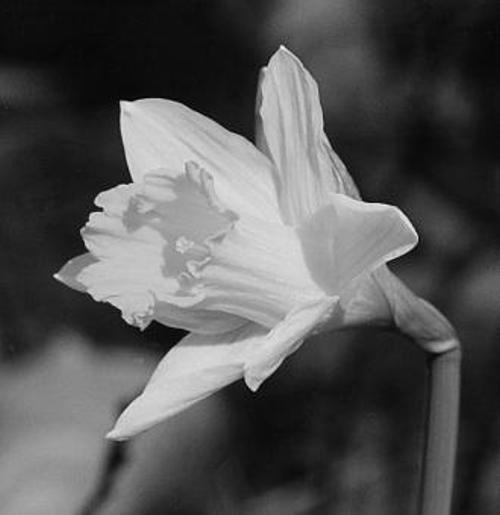
#> input picture pic/demo.png, 500 x 515 px, found by its file name
$ python 'class16_图像梯度.py'
#> lines starting #> are read from the running program, lines starting #| are printed output that depends on the picture
#> further down, src is the input picture: shape (515, 500, 3); min 1, max 247, mean 84.1
#自定义卷积算子，实现图像的锐化以及模糊
#一阶导水与Soble算子       像素值的差异  差异值越大边缘越趋于明显
#二阶导数与拉普拉斯算子    在二阶导数的时候，最大变化处的值为零即边缘是零值，通过二阶导数计算，依据此理论可以计算图像二阶导数，提取边缘

import cv2 as cv
import numpy as np


def lapalian_demo(image):#拉普拉斯算子
    #dst=cv.Laplacian(image,cv.CV_32F)
    #lpls=cv.convertScaleAbs(dst)


    #自己定义算子
    kernel = np.array([[0,1,0],[1,-4,1],[0,1,0]])
    #增强型 拉普拉斯算子
    kernel = np.array([[1, 1, 1], [1, -8, 1], [1, 1, 1]])
    dst = cv.filter2D(image,cv.CV_32F,kernel=kernel)#filter2D用内核卷积图像
    lpls = cv.convertScaleAbs(dst)

    cv.imshow("lapalian_demo",lpls)


def sobel_demo(image):
    grad_x = cv.Sobel(image, cv.CV_32F, 1, 0)
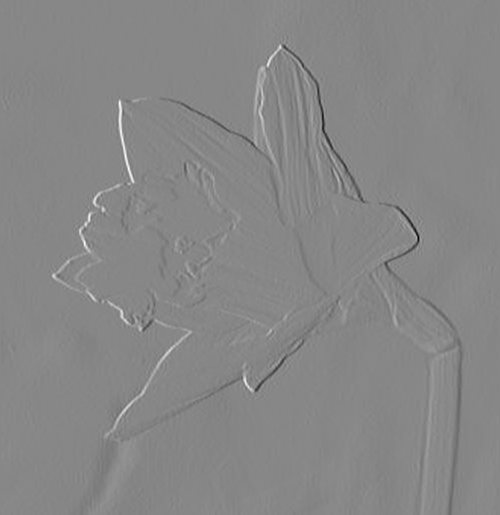
#> grad_x: shape (515, 500, 3) float32; min -792, max 702, mean -0.5; drawn with min black and max white
    grad_y = cv.Sobel(image, cv.CV_32F, 0, 1)
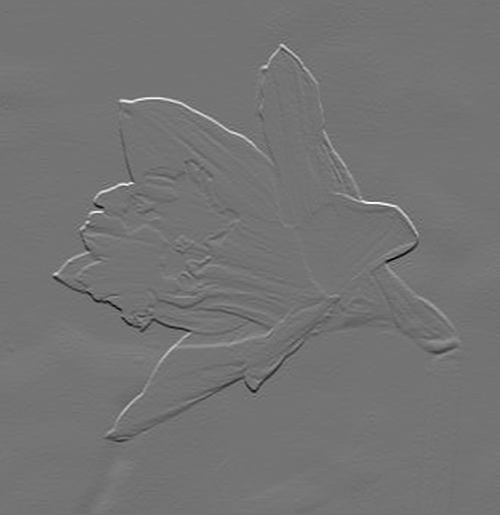
#> grad_y: shape (515, 500, 3) float32; min -634, max 760, mean 0.6; drawn with min black and max white
    gradx = cv.convertScaleAbs(grad_x)#求绝对值后转到8位的图像上去
    grady = cv.convertScaleAbs(grad_y)
    cv.imshow("gradient-x",gradx)
    cv.imshow("gradient-y",grady)

    gradxy = cv.addWeighted(gradx,0.5,grady,0.5,0)
    cv.imshow("gradient",gradxy)


def scharr_demo(image):  #Scharr算子为sobel算子的加强
    grad_x = cv.Scharr(image, cv.CV_32F, 1, 0)
    grad_y = cv.Scharr(image, cv.CV_32F, 0, 1)
    gradx = cv.convertScaleAbs(grad_x)#求绝对值后转到8位的图像上去
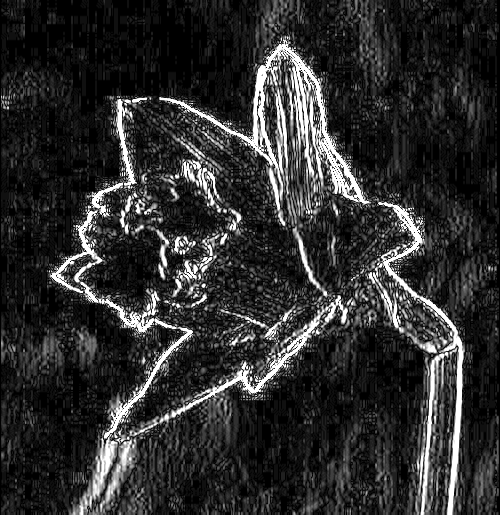
#> gradx: shape (515, 500, 3); min 0, max 255, mean 46.3
    grady = cv.convertScaleAbs(grad_y)
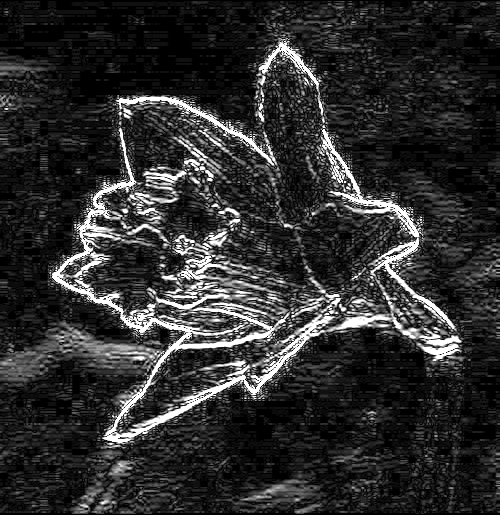
#> grady: shape (515, 500, 3); min 0, max 255, mean 46.3
    cv.imshow("gradient-scharr-x",gradx)
    cv.imshow("gradient-scharr-y",grady)

    gradxy = cv.addWeighted(gradx,0.5,grady,0.5,0)
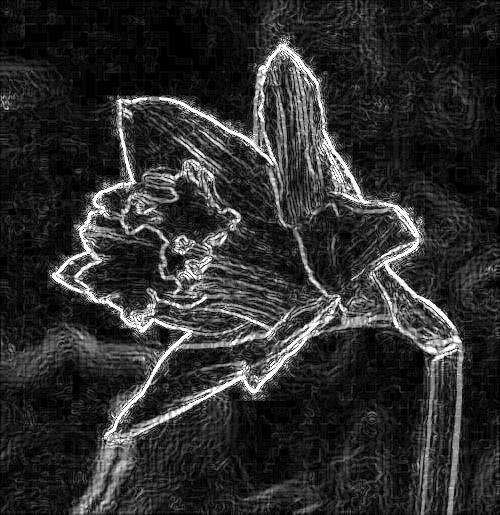
#> gradxy: shape (515, 500, 3); min 0, max 255, mean 46.3
    cv.imshow("gradient-scharr",gradxy)


#读取图片,读取的数据为numpy的多元数组
src = cv.imread('F:\software\pic\Aluminum_alloy/pic/demo.png')
#opencv命名
cv.namedWindow("input image",cv.WINDOW_AUTOSIZE)
#显示图片
cv.imshow("input image",src)
sobel_demo(src)
scharr_demo(src)
lapalian_demo(src)
#> in lapalian_demo, `dst = cv.filter2D(image,cv.CV_32F,kernel=kernel)#filter2D用内核卷积图像`:
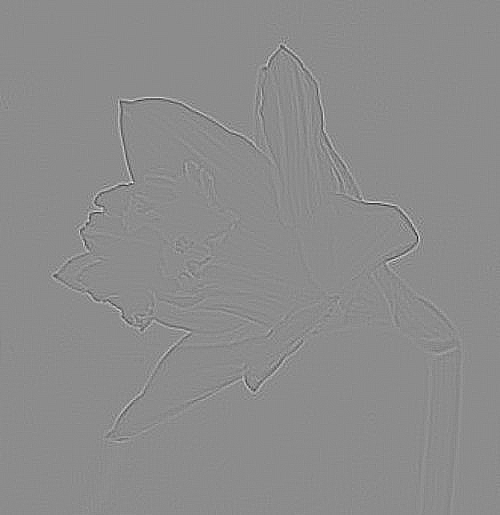
#> dst: shape (515, 500, 3) float32; min -543, max 443, mean 0; drawn with min black and max white
#> in lapalian_demo, `lpls = cv.convertScaleAbs(dst)`:
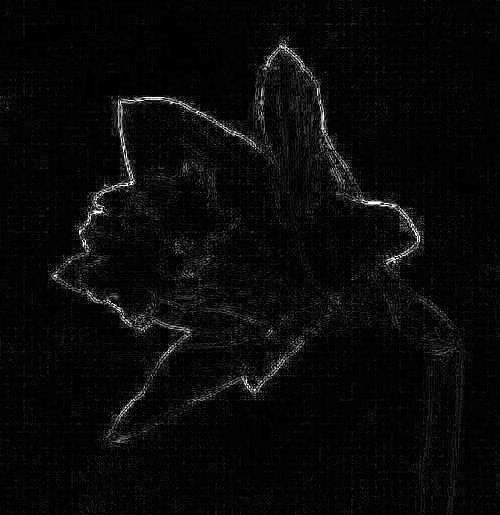
#> lpls: shape (515, 500, 3); min 0, max 255, mean 9.5
#等待用户响应
cv.waitKey(0)
#释放所有的类层
cv.destroyAllWindows()
